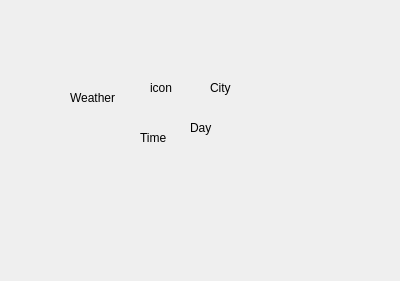
<?xml version="1.0" encoding="UTF-8"?>
<ui version="4.0">
 <class>Form</class>
 <widget class="QWidget" name="Form">
  <property name="geometry">
   <rect>
    <x>0</x>
    <y>0</y>
    <width>400</width>
    <height>281</height>
   </rect>
  </property>
  <property name="windowTitle">
   <string>Form</string>
  </property>
  <widget class="QLabel" name="label">
   <property name="geometry">
    <rect>
     <x>70</x>
     <y>90</y>
     <width>55</width>
     <height>16</height>
    </rect>
   </property>
   <property name="text">
    <string>Weather</string>
   </property>
  </widget>
  <widget class="QLabel" name="label_2">
   <property name="geometry">
    <rect>
     <x>150</x>
     <y>80</y>
     <width>55</width>
     <height>16</height>
    </rect>
   </property>
   <property name="text">
    <string>icon</string>
   </property>
  </widget>
  <widget class="QLabel" name="label_3">
   <property name="geometry">
    <rect>
     <x>140</x>
     <y>130</y>
     <width>55</width>
     <height>16</height>
    </rect>
   </property>
   <property name="text">
    <string>Time</string>
   </property>
  </widget>
  <widget class="QLabel" name="label_4">
   <property name="geometry">
    <rect>
     <x>210</x>
     <y>80</y>
     <width>55</width>
     <height>16</height>
    </rect>
   </property>
   <property name="text">
    <string>City</string>
   </property>
  </widget>
  <widget class="QLabel" name="label_5">
   <property name="geometry">
    <rect>
     <x>190</x>
     <y>120</y>
     <width>55</width>
     <height>16</height>
    </rect>
   </property>
   <property name="text">
    <string>Day</string>
   </property>
  </widget>
 </widget>
 <resources/>
 <connections/>
</ui>
